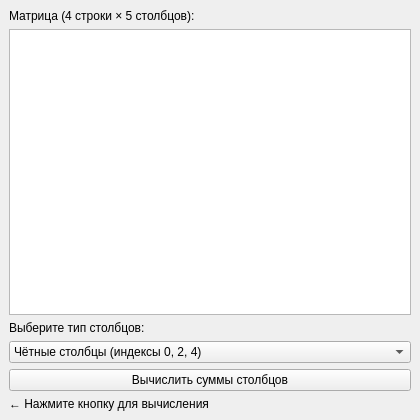
<?xml version="1.0" encoding="UTF-8"?>
<ui version="4.0">
 <class>MatrixCols</class>
 <widget class="QMainWindow" name="MatrixCols">
  <property name="geometry">
   <rect><x>0</x><y>0</y><width>420</width><height>420</height></rect>
  </property>
  <property name="minimumSize">
   <size><width>420</width><height>420</height></size>
  </property>
  <property name="maximumSize">
   <size><width>420</width><height>420</height></size>
  </property>
  <property name="windowTitle">
   <string>Суммы столбцов матрицы</string>
  </property>
  <widget class="QWidget" name="centralwidget">
   <layout class="QVBoxLayout" name="verticalLayout">
    <item>
     <widget class="QLabel" name="labelMatrix">
      <property name="text">
       <string>Матрица (4 строки × 5 столбцов):</string>
      </property>
     </widget>
    </item>
    <item>
     <widget class="QTextEdit" name="textEdit">
      <property name="maximumHeight">
       <number>130</number>
      </property>
     </widget>
    </item>
    <item>
     <widget class="QLabel" name="labelCombo">
      <property name="text">
       <string>Выберите тип столбцов:</string>
      </property>
     </widget>
    </item>
    <item>
     <widget class="QComboBox" name="comboBox">
      <item>
       <property name="text">
        <string>Чётные столбцы (индексы 0, 2, 4)</string>
       </property>
      </item>
      <item>
       <property name="text">
        <string>Нечётные столбцы (индексы 1, 3)</string>
       </property>
      </item>
     </widget>
    </item>
    <item>
     <widget class="QPushButton" name="pushButton">
      <property name="text">
       <string>Вычислить суммы столбцов</string>
      </property>
     </widget>
    </item>
    <item>
     <widget class="QLabel" name="labelResult">
      <property name="text">
       <string>← Нажмите кнопку для вычисления</string>
      </property>
      <property name="wordWrap">
       <bool>true</bool>
      </property>
      <property name="alignment">
       <set>Qt::AlignTop|Qt::AlignLeft</set>
      </property>
     </widget>
    </item>
   </layout>
  </widget>
 </widget>
 <resources/>
 <connections/>
</ui>
